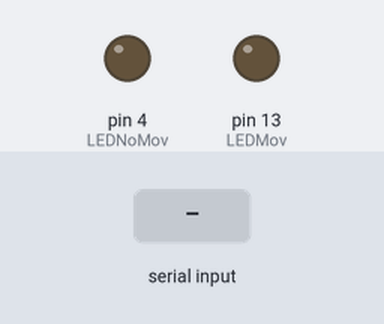
This sketch was run on a simulated Arduino Uno, built with avr-gcc and run on an emulated ATmega328P. On the bench: output pins drawn as LEDs (lit = HIGH). Inputs (shaded band) come from the test bench. What the sketch prints to the serial monitor is not drawn.

Above: at 1.2 s.
1.3 s: "N" received over Serial
At 2.5 s:
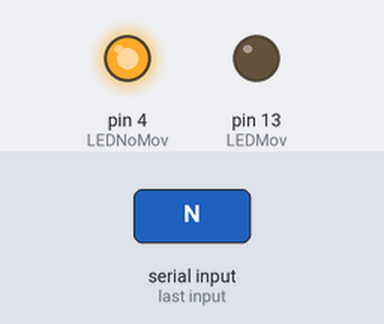
2.8 s: "Y" received over Serial
At 3.7 s:
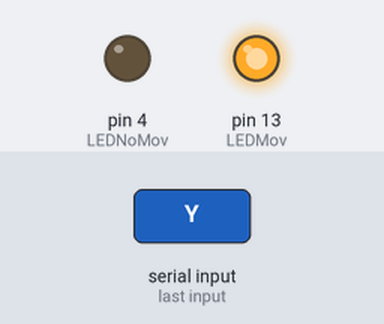
Timing chart, 0 to 5.8 s (numbered marks = the images above; inputs shaded):
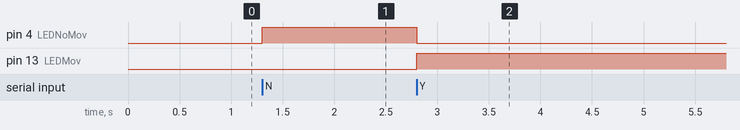

The sketch:

Uart.ino
```cpp
char Income[1]; // for incoming serial data
const int LEDMov=13;
const int LEDNoMov=4;

void setup() {
  Serial.begin(115200); // opens serial port, sets data rate to 9600 bps
    pinMode(LEDMov,OUTPUT);
  pinMode(LEDNoMov,OUTPUT);
}

void loop() {
  // send data only when you receive data:
 Serial.readBytes(Income,1);
 Serial.println(Income);
 if(Income[0]=='N'){
  digitalWrite(LEDMov,LOW);
  digitalWrite(LEDNoMov,HIGH);
 }else if(Income[0]=='Y'){
  digitalWrite(LEDMov,HIGH);
  digitalWrite(LEDNoMov,LOW);
 }

    // say what you got:
  }
```

Measured:
- after the input at 1.3 s, pin 4 (LEDNoMov): LOW → HIGH at once
- after the input at 2.8 s, pin 4 (LEDNoMov): HIGH → LOW at once; pin 13 (LEDMov): LOW → HIGH at once
